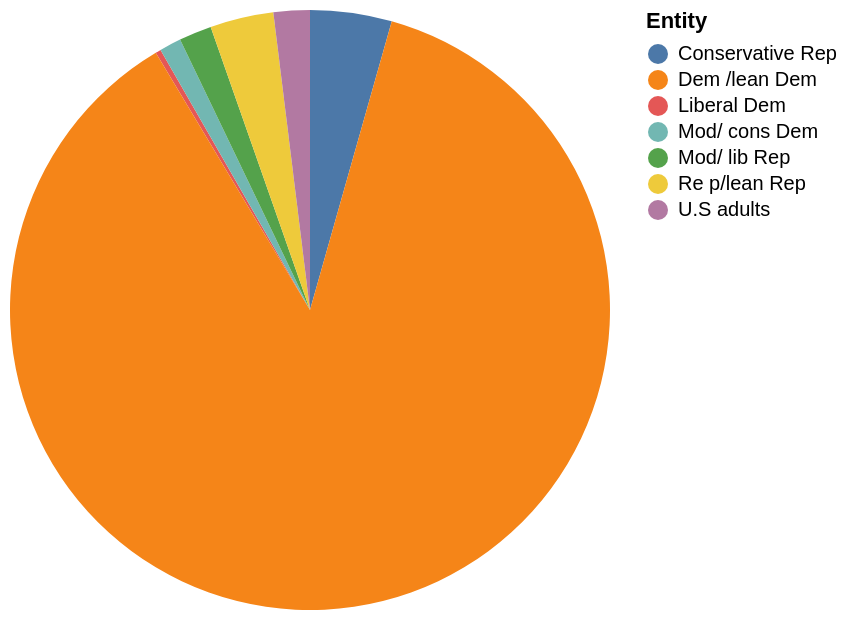

Vega-Lite specification stored for this chart:
### Vega-Lite specification from a JSON file in a GitHub repository (floating-point values rounded to 4 significant figures)
{"$schema": "https://vega.github.io/schema/vega-lite/v5.json", "description": "Pie chart auto-generated from CSV", "data": {"values": [{"Entity": "Liberal Dem", "Expanding fossil fuels": "3", "Developing alternative energy": "97"}, {"Entity": "Mod/ cons Dem", "Expanding fossil fuels": "12", "Developing alternative energy": "88"}, {"Entity": "Mod/ lib Rep", "Expanding fossil fuels": "18", "Developing alternative energy": "81"}, {"Entity": "Conservative Rep", "Expanding fossil fuels": "45", "Developing alternative energy": "54"}, {"Entity": "Dem /lean Dem", "Expanding fossil fuels": "891", "Developing alternative energy": "91"}, {"Entity": "Re p/lean Rep", "Expanding fossil fuels": "35", "Developing alternative energy": "65"}, {"Entity": "U.S adults", "Expanding fossil fuels": "20", "Developing alternative energy": "79"}]}, "mark": "arc", "encoding": {"theta": {"field": "Expanding fossil fuels", "type": "quantitative"}, "color": {"field": "Entity", "type": "nominal"}}}
